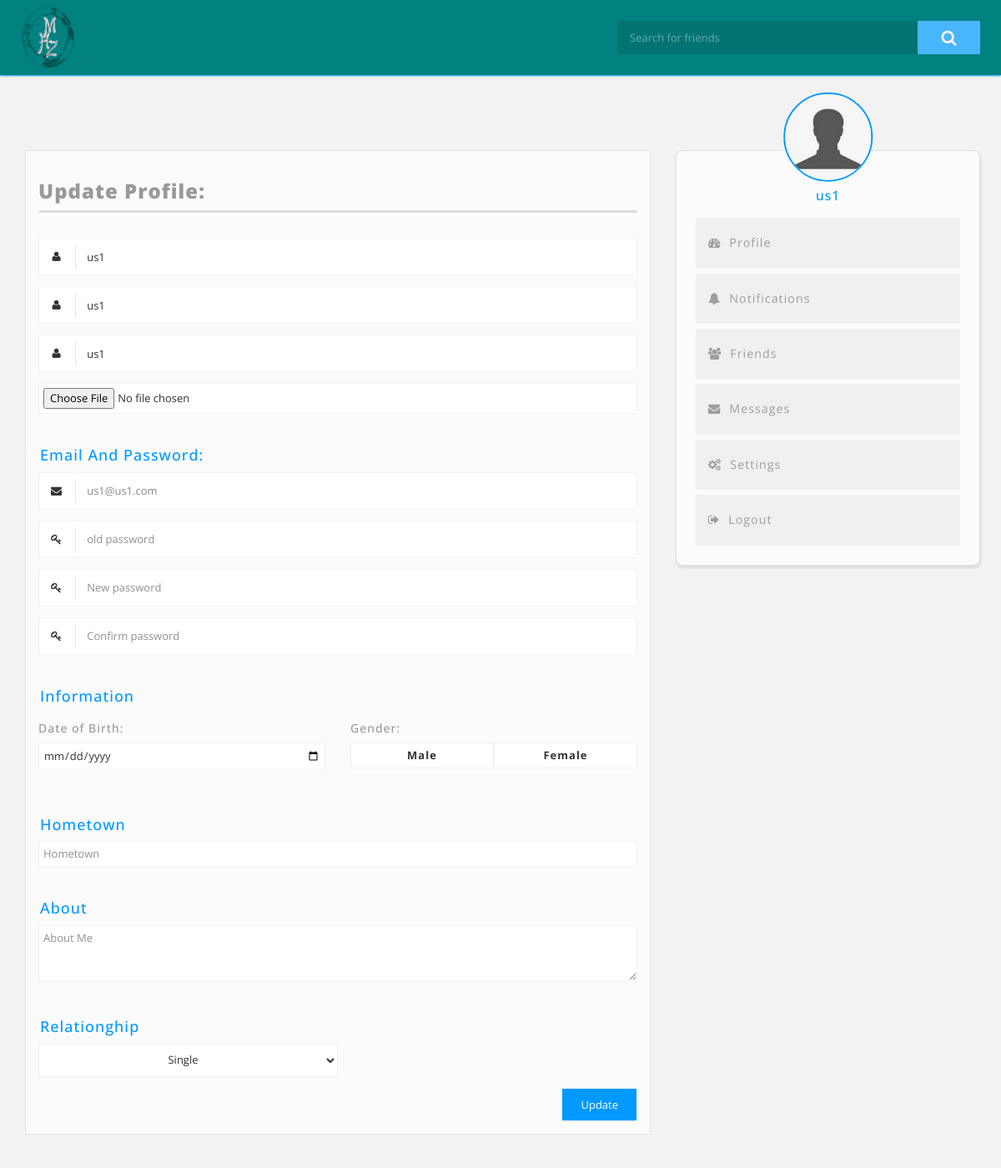
Page /settings.php (signed in) on the committed database.
### tables this page shows
CREATE TABLE accounts (
    id INT PRIMARY KEY AUTO_INCREMENT,
    first_name CHAR(20) NOT NULL,
    last_name CHAR(20) NOT NULL,
    nick_name VARCHAR(40),
    email CHAR(50) UNIQUE NOT NULL,
    password CHAR(255) NOT NULL,
    picture TEXT,
    marital_status CHAR(20),
    data_of_birth TIMESTAMP,
    gender CHAR(10),
    about TEXT,
    hometown VARCHAR(50)
);

### core/init.php (called while the page is built, shortened)
<?php
$coreClasses = [
    'Post'          => 'wall' . DS . 'Post',
    'Comment'       => 'wall' . DS . 'Comment',
    'Like'          => 'wall' . DS . 'Like',
    'User'          => 'account' . DS . 'User',
    'Profile'       => 'account' . DS . 'Profile',
    'Friend'        => 'account' . DS . 'Friend',
    'DB'            => 'utilities' . DS . 'DB',
    'Validator'     => 'utilities' . DS . 'Validator',
    'UploadedFile'  => 'utilities' . DS . 'UploadedFile',
    'Message'  => 'Message'
];
if (User::isLoggedin()) {
    $currentProfile = (new Profile($_SESSION['user']))->getData();
}
$userPath = BASEURL . 'uploads/users/';
$templates = PATH . 'include' . DS . 'template' . DS;
require $templates . 'header.php';

### classes/utilities/DB.php (called while the page is built, shortened)
<?php
class DB
{
    private static $_instance;
    private $_pdo;
    private $_results;
    private $_errors = false;
    private function __construct()
    {
        try {
            $options = [
                PDO::MYSQL_ATTR_INIT_COMMAND => 'SET NAMES UTF8',
                PDO::ATTR_DEFAULT_FETCH_MODE => PDO::FETCH_OBJ,
                PDO::ATTR_ERRMODE => PDO::ERRMODE_EXCEPTION
            ];
            extract($GLOBALS['_config']);
            $this->_pdo = new PDO("mysql:host=$host;dbname=$database", $username, $password, $options);
        } catch (PDOException $e) {
            exit($e->getMessage());
        }
    }
    public static function getInstance()
    {
        if (!isset(self::$_instance)) {
            self::$_instance = new DB();
        } else {
            self::$_instance->_results = null;
            self::$_instance->_count = 0;
            self::$_instance->_lastId = 0;
            self::$_instance->_errors = false;
        }
        return self::$_instance;
    }
    private function query($sql, $params = [])
    {
        if ($statement = $this->_pdo->prepare($sql)) {
            if ($statement->execute($params)) {
                if (strpos($sql, 'SELECT') === 0) {
                    $this->_results = $statement->fetchAll();
                }
            } else {
                $this->_errors = true;
            }
        } else {
            $this->_errors = true;
        }
        return $this->_errors;
    }
    public function select($sql, $params = [])
    {
        $sql = 'SELECT ' . $sql;
        if (!$this->query($sql, $params)) {
            return $this->_results;
        }
        return false;
    }
    public function first()
    {
        return $this->_results[0];
    }
}

### classes/account/Profile.php (called while the page is built, shortened)
<?php
class Profile extends User
{
    private $userId;
    function __construct($id, $data = null)
    {
        $this->userId = $id;
    }
    public function getData()
    {
        $db = DB::getInstance();
        $db->select('* FROM accounts WHERE id = :id', [
            ':id' => $this->userId
        ]);
        $user = $db->first();
        $user->nick_name = self::nickName($user);
        $user->picture = self::profilePicture($user);
        return $user;
    }
    public static function profilePicture($profile)
    {
        if (empty($profile->gender)) {
            return 'default-male.png';
        }
        return "default-{$profile->gender}.png";
    }
    public static function nickName($profile)
    {
        return $profile->nick_name ?: "$profile->first_name $profile->last_name";
    }
}

### settings.php (the view, shortened to what this page needs)
<?php
require 'core' . DIRECTORY_SEPARATOR . 'init.php';
?>
            <?php include $templates . 'navbar.php'; ?>
            <div class="container">
                <div class="row wallpaper">
                    <div class="col-md-8">
                        <div class="page">
                            <h3 class="page_header">Update Profile: </h3>
                            <div class="settings_page">
                                <form method="post" enctype="multipart/form-data">
                                    <div class="group">
                                        <div class="input-group input-group-icon">
                                            <input type="text" name="nick_name" placeholder="Nickname" value="<?= $currentProfile->nick_name; ?>" />
                                            <div class="input-icon"><i class="fa fa-user"></i></div>
                                        </div>
                                        <div class="input-group input-group-icon">
                                            <input type="text" name="first_name" placeholder="Firstname" value="<?= $currentProfile->first_name; ?>"/>
                                            <div class="input-icon"><i class="fa fa-user"></i></div>
                                        </div>
                                        <div class="input-group input-group-icon">
                                            <input type="text" name="last_name" placeholder="Lastname" value="<?= $currentProfile->last_name; ?>"/>
                                            <div class="input-icon"><i class="fa fa-user"></i></div>
                                        </div>
                                        <div class="input-group">
                                            <input type="file" name="picture" />
                                        </div>
                                    </div>
                                    <h4>Email And Password: </h4>
                                    <div class="group">
                                        <div class="input-group input-group-icon">
                                            <input disabled readonly name="email" type="email" placeholder="Email Adress" value="<?= $currentProfile->email; ?>"/>
                                            <div class="input-icon"><i class="fa fa-envelope"></i></div>
                                        </div>
                                        <div class="input-group input-group-icon">
                                            <input type="password" name="old_password" placeholder="old password"/>
                                            <div class="input-icon"><i class="fa fa-key"></i></div>
                                        </div>
                                        <div class="input-group input-group-icon">
                                            <input type="password" name="new_password" placeholder="New password"/>
                                            <div class="input-icon"><i class="fa fa-key"></i></div>
                                        </div>
                                        <div class="input-group input-group-icon">
                                            <input type="password" name="confirm_password" placeholder="Confirm password"/>
                                            <div class="input-icon"><i class="fa fa-key"></i></div>
                                        </div>
                                    </div>
                                    <h4>Information</h4>
                                    <div class="group row">
                                        <div class="col-md-6">
                                            <h5>Date of Birth:</h5>
                                            <div class="input-group">
                                                <input type="date" name="dob" value=" value="<?= $currentProfile->data_of_birth; ?>"">
                                            </div>
                                        </div>
                                        <div class="col-md-6">
                                            <h5>Gender:</h5>
                                            <div class="input-group">
                                                <label for="gender-male">Male</label>
                                                <label for="gender-female">Female</label>
                                            </div>
                                        </div>
                                    </div>
                                    <h4>Hometown</h4>
                                    <div class="input-group">
                                        <input type="text" name="hometown" placeholder="Hometown"  value="<?= $currentProfile->hometown; ?>"/>
                                    </div>
                                    <h4>About</h4>
                                    <textarea name="about" rows="3" placeholder="About Me" ><?= $currentProfile->about; ?></textarea>
                                    <h4>Relationghip</h4>
                                    <div class="group">
                                        <div class="input-group">
                                            <select name="mstatus">
                                                <option value="single" <?= $currentProfile->marital_status == 'single'? 'selected' : ''; ?> >Single</option>
                                            </select>
                                        </div>
                                        <div class="text-right">
                                            <input type="submit" name="update_profile" value="Update">
                                        </div>
                                    </div>
                                </form>
                            </div>
                        </div>
                    </div>
                    <div class="col-md-4">
                        <?php include $templates . 'sidebar.php'; ?>
                    </div>
                </div>
            </div>
<?php include $templates . 'footer.php'; ?>

### include/template/sidebar.php
<div class="sidebar">
    <div class="bio">
        <img src="<?= $userPath . $currentProfile->picture; ?>" alt="Profile Picture">
        <h3>
            <?= $currentProfile->nick_name; ?>
        </h3>
    </div>
    <div class="menu">
        <ul>
            <li><a href="profile.php?id=<?= $_SESSION['user']; ?>"><span class="fa fa-tachometer"></span>Profile</a></li>
            <li><a href="notifications.php"><span class="fa fa-bell"></span>Notifications</a></li>
            <li><a href="friends.php?id=<?= $currentProfile->id; ?>"><span class="fa fa-users"></span>Friends</a></li>
            <li><a href="#"><span class="fa fa-envelope"></span>Messages</a></li>
            <li><a href="settings.php"><span class="fa fa-cogs"></span>Settings</a></li>
            <li><a href="?logout"><span class="fa fa-sign-out"></span>Logout</a></li>
        </ul>
    </div>
</div>

### layout/css/style.css (style rules this page uses)
* { outline: none !important; -webkit-box-sizing: border-box; box-sizing: border-box; }
body { background-color: #f2f2f2; font-family: 'Open Sans', sans-serif; letter-spacing: 1px; font-size: 13px }
a,a:hover,a:focus { text-decoration: none !important; outline: 0 !important; }
.wallpaper { min-height: 100vh; margin-top: 180px; }
.page { background-color: #fbfbfb; padding: 15px; margin-bottom: 40px; border: 1px solid rgba(0,0,0,0.1); }
.page_header { padding: 0 0 10px 0; margin-bottom: 30px; font-weight: 900; color: #999; border-bottom: 3px solid #ddd; }
.sidebar { margin-right: -5px; padding: 0 20px 10px 20px; border-radius: 8px; background-color: #fbfbfb; border: 1px solid rgba(0,0,0,0.1); -webkit-box-shadow: 1px 3px 3px rgba(0,0,0,0.1); box-shadow: 1px 3px 3px rgba(0,0,0,0.1); }
.sidebar .bio { position: relative; padding-top: 25px; }
.sidebar .bio img { position: absolute; top: 0; right: 50%; width: 33%; max-width: 110px; min-width: 65px; z-index: 3; border-radius: 50%; border: 2px solid #09f; -webkit-transform: translate(50%, -66%); transform: translate(50%, -66%); }
.sidebar .bio h3 { position: relative; text-align: center; font-size: 1.2em; color: #09f; }
.sidebar .menu { margin-top: 15px; }
.sidebar .menu ul { padding-left: 0; list-style: none; }
.sidebar .menu ul li { font-size: 1.1em; cursor: pointer; border: 3px solid #fbfbfb; background-color: #f0f0f0; }
.sidebar .menu ul li a { display: block; padding: 20px 15px; color: #9e9e9e; }
.sidebar .menu ul li a span { margin-right: 10px; }
.settings_page input, .settings_page input[type="radio"] + label, .settings_page input[type="checkbox"] + label:before, .settings_page select option, .settings_page select ,textarea { width: 100%; padding: 5px; background-color: #fff; border: 1px solid #f2f2f2; -webkit-transition: 0.2s ease-in-out; transition: 0.2s ease-in-out; -webkit-transition: all 0.2s ease-in-out; transition: all 0.2s ease-in-out; }
.settings_page input[type="radio"] + label, .settings_page select { display: inline-block; width: 50%; text-align: center; float: left; border-radius: 0; cursor: pointer;; }
.settings_page input[type="radio"] + label:first-of-type { border-top-left-radius: 3px; border-bottom-left-radius: 3px; }
.settings_page input[type="radio"] + label:last-of-type { border-top-right-radius: 3px; border-bottom-right-radius: 3px; }
.settings_page select { height: 40px; line-height: 2; }
.settings_page select option { background-color: #49b5fd; color: #fff; }
.settings_page .input-group { margin-bottom: 1em; width: 100%; }
.settings_page .input-group:before, .settings_page .input-group:after { content: ""; display: table; }
.settings_page .input-group:after { clear: both; }
.settings_page .input-group-icon { position: relative; }
.settings_page .input-group-icon input { padding-left: 4.4em; height: 45px; }
.settings_page .input-group-icon input[disabled] { color: #888; }
.settings_page .input-group-icon .input-icon { position: absolute; top: 0; left: 0; width: 3.4em; height: 3.4em; line-height: 3.4em; text-align: center; pointer-events: none; }
.settings_page .input-group-icon .input-icon:after { position: absolute; top: 0.6em; bottom: 0.6em; left: 3.4em; display: block; border-right: 1px solid #e5e5e5; content: ""; -webkit-transition: 0.2s ease-in-out; transition: 0.2s ease-in-out; -webkit-transition: all 0.2s ease-in-out; transition: all 0.2s ease-in-out; }
.settings_page h4 { color: #09f; margin-top: 40px; padding-left: 2px; }
.settings_page h5 { color: #999; }
.settings_page input[type="submit"] { background-color: #028181; background-color: #09f; color: #fff; padding: 10px 22px; width: auto; }

### rows in the picture
accounts: nick_name "us1", first_name "us1", last_name "us1", email "us1@us1.com"
